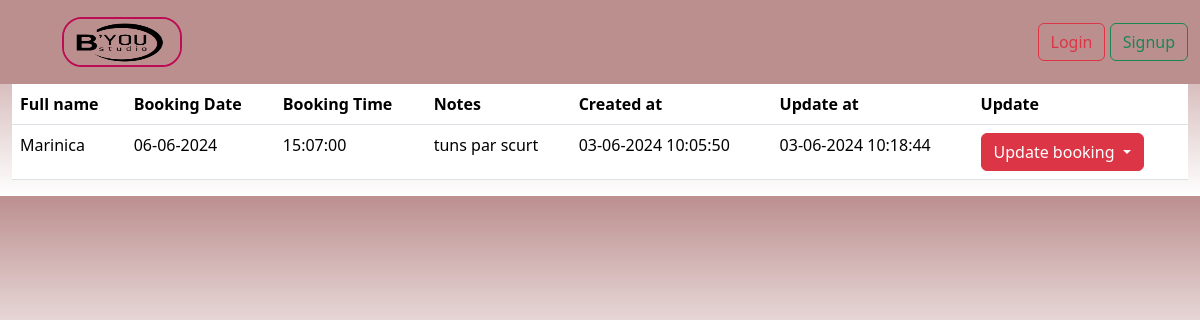
The page /list_booking_frizerie on the database as committed earlier.
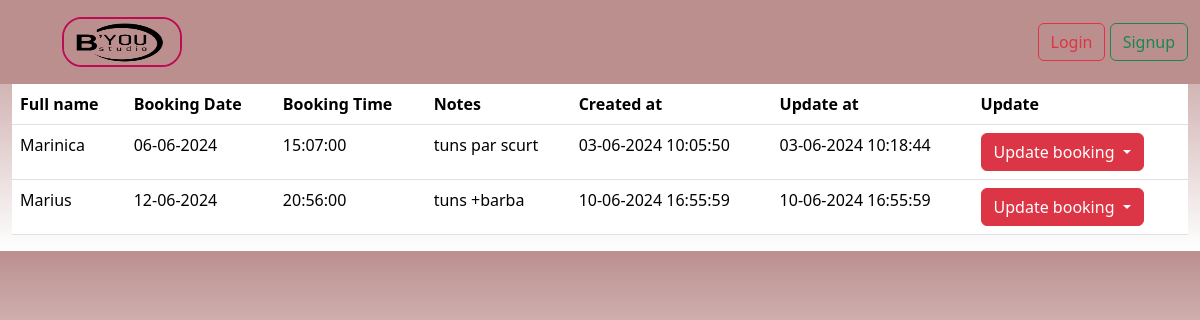
The same page on the database as committed later.
### frizerie/models.py (models this page shows, shortened)
class Frizerie(models.Model):
    full_name = models.CharField(max_length=40)
    booking_date = models.DateField()
    booking_time = models.TimeField()
    notes = models.TextField(max_length=400)
    created_at = models.DateTimeField(auto_now_add=True)
    updated_at = models.DateTimeField(auto_now=True)

### frizerie/views.py (the view)
# urls.py: path('list_booking_frizerie', views.FrizerieListView.as_view(), name='list_booking_frizerie'),
class FrizerieListView(ListView):
    template_name = 'frizerie/list_booking_frizerie.html'
    model = Frizerie
    context_object_name = 'all_list_of_frizerie'

### templates/frizerie/list_booking_frizerie.html (shortened to what this page needs)
{% extends 'base.html' %}
{% block content %}
    <div class="container-fluid">
        <div class="row">
            <div class="col-md-12">
                <table class="table">
                    <thead>
                        <tr>
                            <th>Full name</th>
                            <th>Booking Date</th>
                            <th>Booking Time</th>
                            <th>Notes</th>
                            <th>Created at</th>
                            <th>Update at</th>
                            <th>Update</th>
                        </tr>
                    </thead>
                    <tbody>
                        {% for rezervare in all_list_of_frizerie %}
                            <tr>
                                <td>{{ rezervare.full_name }}</td>
                                <td>{{ rezervare.booking_date|date:"d-m-Y" }}</td>
                                <td>{{ rezervare.booking_time|time:"H:i:s" }}</td>
                                <td>{{ rezervare.notes }}</td>
                                <td>{{ rezervare.created_at|date:"d-m-Y H:i:s" }}</td>
                                <td>{{ rezervare.updated_at|date:"d-m-Y H:i:s" }}</td>
                                <td>
                                <div class="dropdown">
                                    <button class="btn btn-danger dropdown-toggle" type="button"
                                            data-bs-toggle="dropdown" aria-expanded="false">
                                        Update booking
                                    </button>
                                </div>
                            </td>
                            </tr>
                        {% endfor %}
                    </tbody>
                </table>
            </div>
        </div>
    </div>
{% endblock %}

Rows that differ between the two databases and show on the page:
added Frizerie: full_name "Marius", booking_date "12-06-2024", booking_time "20:56:00", notes "tuns +barba", created_at "10-06-2024 16:55:59", updated_at "10-06-2024 16:55:59"
